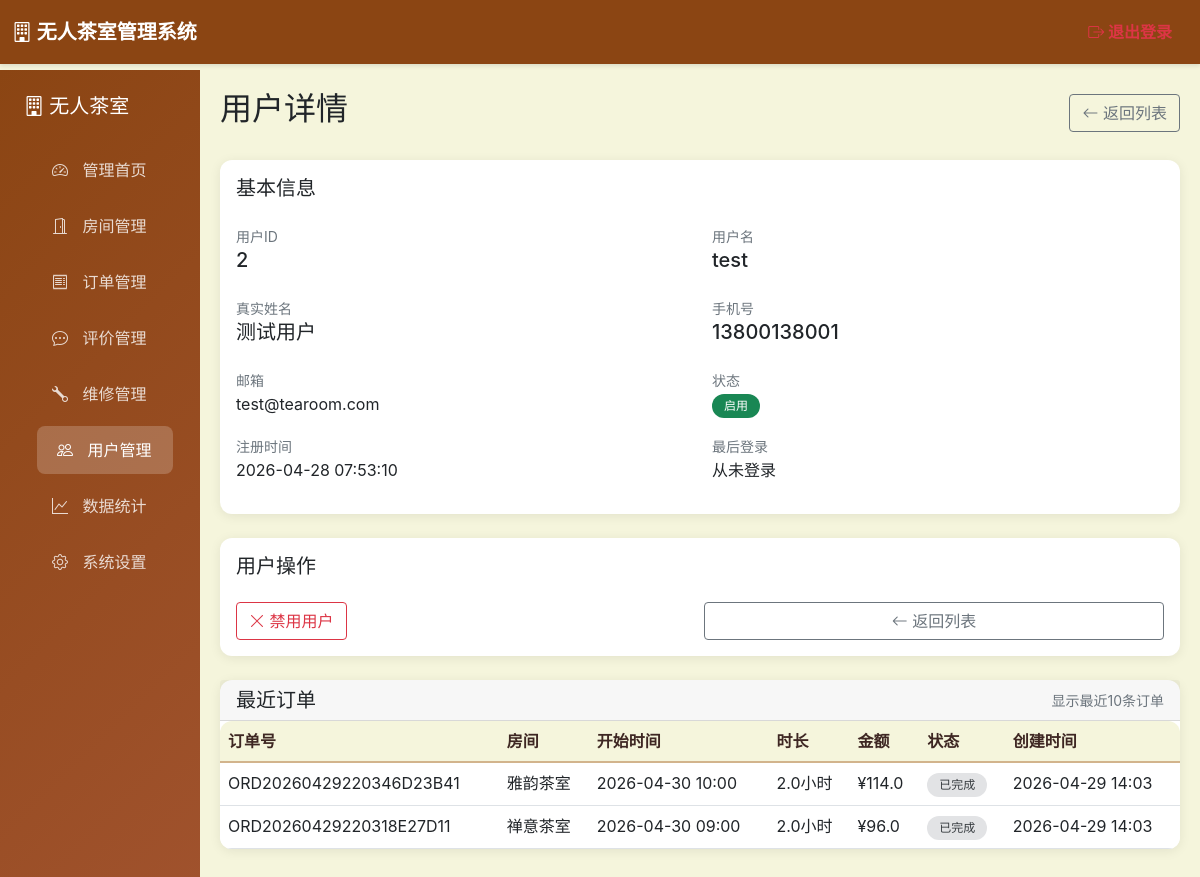
/admin/users/2 (signed in), run on the app's committed database.
### models.py (models this page shows, shortened)
class User(db.Model):
    __tablename__ = 'users'
    id = db.Column(db.Integer, primary_key=True)
    username = db.Column(db.String(80), unique=True, nullable=False, index=True)
    password_hash = db.Column(db.String(255), nullable=False)
    phone = db.Column(db.String(20), unique=True, nullable=False, index=True)
    real_name = db.Column(db.String(50), nullable=False)
    email = db.Column(db.String(120), unique=True)
    is_admin = db.Column(db.Boolean, default=False)
    is_active = db.Column(db.Boolean, default=True)
    balance = db.Column(db.Float, default=0.0)
    is_member = db.Column(db.Boolean, default=False)
    member_level = db.Column(db.Integer, default=1)
    member_expires_at = db.Column(db.DateTime)
    total_consumption = db.Column(db.Float, default=0.0)
    created_at = db.Column(db.DateTime, default=datetime.utcnow)
    updated_at = db.Column(db.DateTime, default=datetime.utcnow, onupdate=datetime.utcnow)
    orders = db.relationship('Order', backref='user', lazy=True, cascade='all, delete-orphan')
    bookings = db.relationship('Booking', backref='user', lazy=True, cascade='all, delete-orphan')

class Order(db.Model):
    __tablename__ = 'orders'
    id = db.Column(db.Integer, primary_key=True)
    order_no = db.Column(db.String(50), unique=True, nullable=False, index=True)
    booking_id = db.Column(db.Integer, db.ForeignKey('bookings.id'))  # 关联预约
    user_id = db.Column(db.Integer, db.ForeignKey('users.id'), nullable=False)
    room_id = db.Column(db.Integer, db.ForeignKey('rooms.id'), nullable=False)
    start_time = db.Column(db.DateTime, nullable=False)
    end_time = db.Column(db.DateTime, nullable=False)
    duration_hours = db.Column(db.Float, nullable=False)
    total_amount = db.Column(db.Float, nullable=False)
    status = db.Column(db.String(20), default='pending')
    payment_status = db.Column(db.String(20), default='unpaid')
    qr_code = db.Column(db.String(255))
    check_in_time = db.Column(db.DateTime)
    check_out_time = db.Column(db.DateTime)
    door_code = db.Column(db.String(6))  # 开门验证码（6位数字）
    payment_type = db.Column(db.String(20), default='immediate')  # 支付方式：immediate立即支付，postpay后付
    tea_type = db.Column(db.String(50), default='默认免费茶')  # 茶叶品类
    tea_price = db.Column(db.Float, default=0.0)  # 茶叶加价
    tea_weight = db.Column(db.Float, default=0.0)  # 茶叶重量（克）
    tea_unit_price = db.Column(db.Float, default=0.0)  # 茶叶单价（元/克）
    package_type = db.Column(db.String(50), default='按小时计费')  # 套餐类型
    created_at = db.Column(db.DateTime, default=datetime.utcnow)
    updated_at = db.Column(db.DateTime, default=datetime.utcnow, onupdate=datetime.utcnow)

class Room(db.Model):
    __tablename__ = 'rooms'
    id = db.Column(db.Integer, primary_key=True)
    name = db.Column(db.String(100), nullable=False)
    description = db.Column(db.Text)
    capacity = db.Column(db.Integer, default=4)
    price_per_hour = db.Column(db.Float, nullable=False)
    image_url = db.Column(db.String(255))
    facilities = db.Column(db.Text)
    status = db.Column(db.String(20), default='available')
    floor = db.Column(db.Integer, default=1)
    created_at = db.Column(db.DateTime, default=datetime.utcnow)
    orders = db.relationship('Order', backref='room', lazy=True, cascade='all, delete-orphan')
    bookings = db.relationship('Booking', backref='room', lazy=True, cascade='all, delete-orphan')

### routes/admin.py (the view)
@admin_bp.route('/admin/users/<int:user_id>')
@admin_required
def user_detail(user_id):
    user = User.query.get_or_404(user_id)
    user_orders = Order.query.filter_by(user_id=user_id).order_by(
        Order.created_at.desc()
    ).limit(10).all()
    return render_template('admin/user_detail.html',
                        user=user,
                        user_orders=user_orders)

### routes/admin.py (called while the page is built)
def admin_required(f):
    @wraps(f)
    def decorated_function(*args, **kwargs):
        if 'admin_id' not in session:
            flash('请先登录管理员账号', 'error')
            return redirect(url_for('admin.login'))
        return f(*args, **kwargs)
    return decorated_function

### templates/admin/user_detail.html (shortened to what this page needs)
{% extends "admin/base.html" %}
{% block content %}
<div class="d-flex justify-content-between align-items-center mb-4">
    <h2>用户详情</h2>
    <a href="{{ url_for('admin.users') }}" class="btn btn-outline-secondary">
        <i class="bi bi-arrow-left"></i>
        返回列表
    </a>
</div>
<div class="card mb-4">
    <div class="card-body">
        <h5 class="card-title mb-4">基本信息</h5>
        <div class="row">
            <div class="col-md-6 mb-3">
                <label class="text-muted small">用户ID</label>
                <div class="h5">{{ user.id }}</div>
            </div>
            <div class="col-md-6 mb-3">
                <label class="text-muted small">用户名</label>
                <div class="h5">{{ user.username }}</div>
            </div>
            <div class="col-md-6 mb-3">
                <label class="text-muted small">真实姓名</label>
                <div class="h5">{{ user.real_name }}</div>
            </div>
            <div class="col-md-6 mb-3">
                <label class="text-muted small">手机号</label>
                <div class="h5">{{ user.phone }}</div>
            </div>
            <div class="col-md-6 mb-3">
                <label class="text-muted small">邮箱</label>
                <div>{{ user.email or '-' }}</div>
            </div>
            <div class="col-md-6 mb-3">
                <label class="text-muted small">状态</label>
                <div>
                    <span class="badge bg-{{ 'success' if user.is_active else 'danger' }}">
                        {{ '启用' if user.is_active else '禁用' }}
                    </span>
                </div>
            </div>
            <div class="col-md-6 mb-3">
                <label class="text-muted small">注册时间</label>
                <div>{{ user.created_at.strftime('%Y-%m-%d %H:%M:%S') if user.created_at else '-' }}</div>
            </div>
            <div class="col-md-6 mb-3">
                <label class="text-muted small">最后登录</label>
                <div>{{ user.last_login.strftime('%Y-%m-%d %H:%M:%S') if user.last_login else '从未登录' }}</div>
            </div>
        </div>
    </div>
</div>
<div class="card mb-4">
    <div class="card-body">
        <h5 class="card-title mb-4">用户操作</h5>
        <div class="d-grid gap-2" style="grid-template-columns: repeat(auto-fit, minmax(200px, 1fr));">
            <form method="POST" action="{{ url_for('admin.toggle_user', user_id=user.id) }}">
                <button type="submit" class="btn btn-outline-{{ 'danger' if user.is_active else 'success' }}">
                    <i class="bi bi-{{ 'x-lg' if user.is_active else 'check-lg' }}"></i>
                    {{ '禁用用户' if user.is_active else '启用用户' }}
                </button>
            </form>
            <a href="{{ url_for('admin.users') }}" class="btn btn-outline-secondary">
                <i class="bi bi-arrow-left"></i>
                返回列表
            </a>
        </div>
    </div>
</div>
<div class="card">
    <div class="card-header d-flex justify-content-between align-items-center">
        <h5 class="mb-0">最近订单</h5>
        <small class="text-muted">显示最近10条订单</small>
    </div>
    <div class="card-body p-0">
        <div class="table-responsive">
            <table class="table table-hover mb-0">
                <thead>
                    <tr>
                        <th>订单号</th>
                        <th>房间</th>
                        <th>开始时间</th>
                        <th>时长</th>
                        <th>金额</th>
                        <th>状态</th>
                        <th>创建时间</th>
                    </tr>
                </thead>
                <tbody>
                    {% for order in user_orders %}
                    <tr>
                        <td>{{ order.order_no }}</td>
                        <td>{{ order.room.name if order.room else '-' }}</td>
                        <td>{{ order.start_time.strftime('%Y-%m-%d %H:%M') if order.start_time else '-' }}</td>
                        <td>{{ order.duration_hours }}小时</td>
                        <td>¥{{ order.total_amount|round(2) }}</td>
                        <td>
                            <span class="badge badge-{{ order.status }}">
                                {% if order.status == 'pending' %}待确认
                                {% elif order.status == 'confirmed' %}已确认
                                {% elif order.status == 'in_use' %}使用中
                                {% elif order.status == 'completed' %}已完成
                                {% elif order.status == 'cancelled' %}已取消
                                {% endif %}
                            </span>
                        </td>
                        <td>{{ order.created_at.strftime('%Y-%m-%d %H:%M') if order.created_at else '-' }}</td>
                    </tr>
                    {% endfor %}
                </tbody>
            </table>
        </div>
    </div>
</div>
{% endblock %}

### templates/admin/base.html (style rules this page uses)
:root { --primary-color: #8B4513; --secondary-color: #D2B48C; --accent-color: #A0522D; --light-color: #F5F5DC; --dark-color: #3E2723; --success-color: #2E7D32; --danger-color: #C62828; --warning-color: #FFA000; --info-color: #0288D1; }
body { font-family: -apple-system, BlinkMacSystemFont, 'Segoe UI', Roboto, 'Helvetica Neue', Arial, sans-serif; background-color: var(--light-color); padding-top: 70px; transition: all 0.3s ease; }
.card { border: none; border-radius: 12px; box-shadow: 0 2px 12px rgba(0, 0, 0, 0.08); margin-bottom: 20px; transition: transform 0.3s ease, box-shadow 0.3s ease; }
.table { background: white; border-radius: 12px; overflow: hidden; }
.table thead th { background: var(--light-color); border-bottom: 2px solid var(--secondary-color); font-weight: 600; color: var(--dark-color); }
.badge { padding: 6px 12px; border-radius: 20px; font-size: 12px; font-weight: 500; }
.badge-completed { background: #e2e3e5; color: #383d41; }
.gap-2 { gap: 0.5rem; }

### data on the page
User: id "2", username "test", real_name "测试用户", phone "13800138001", email "test@tearoom.com", is_active "启用", created_at "2026-04-28 07:53:10", is_active "禁用用户"
Order: order_no "ORD20260429220346D23B41", room "雅韵茶室", start_time "2026-04-30 10:00", duration_hours "2.0", total_amount "114.0", status "已完成", created_at "2026-04-29 14:03"
Order: order_no "ORD20260429220318E27D11", room "禅意茶室", start_time "2026-04-30 09:00", duration_hours "2.0", total_amount "96.0", status "已完成", created_at "2026-04-29 14:03"
